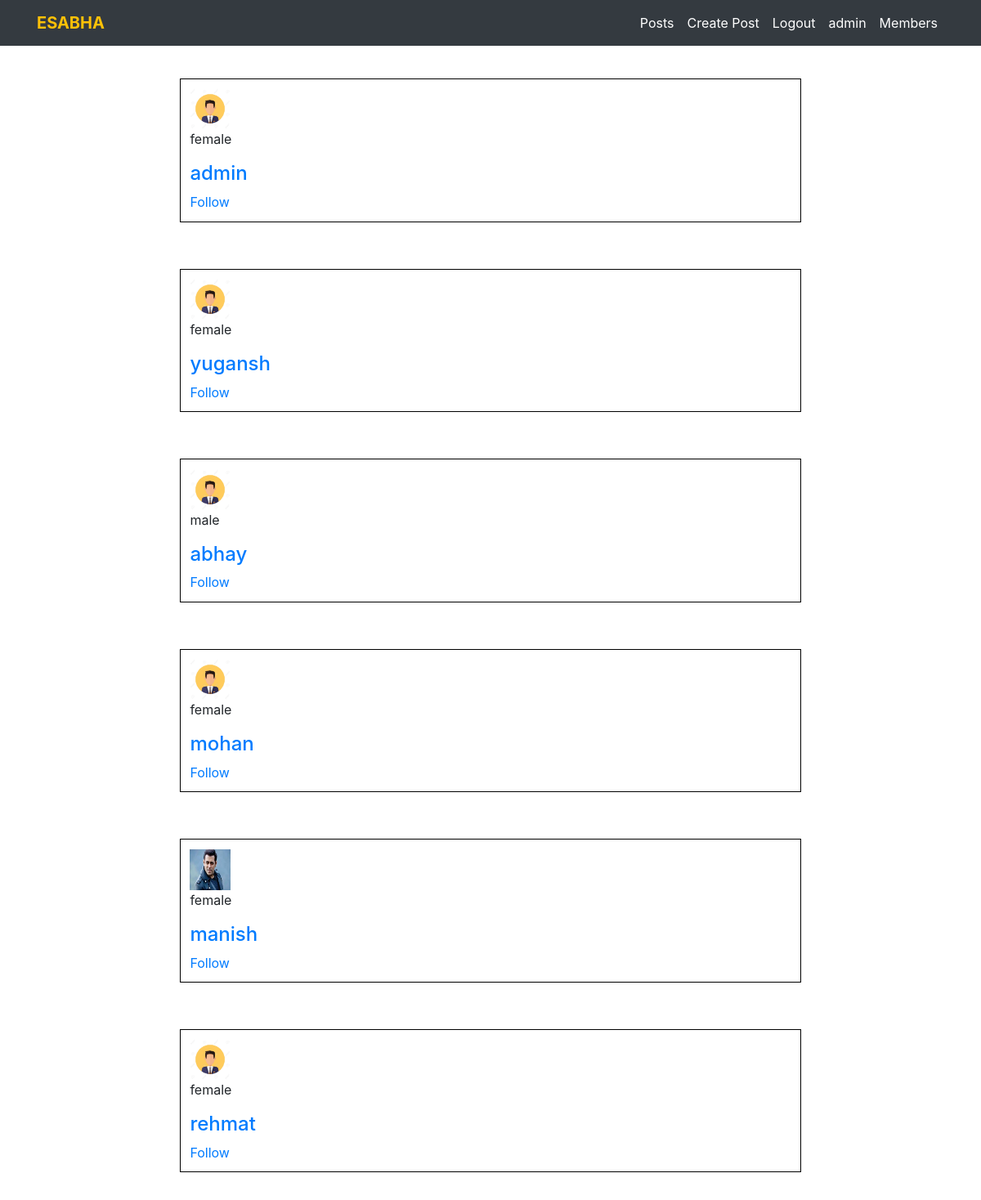
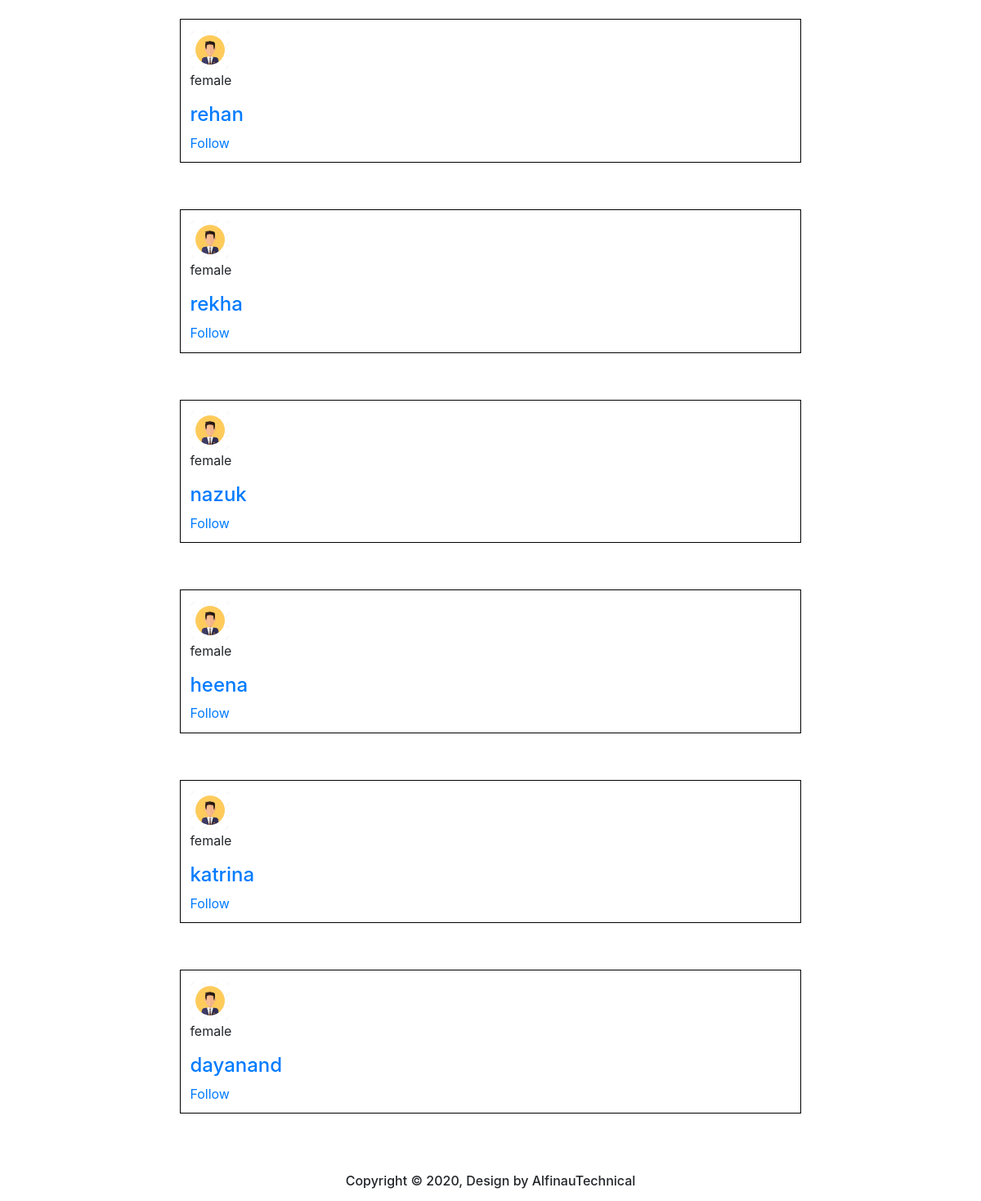
The app's page /profile/ (signed in) with its own data (2 pictures, top to bottom).
### users/models.py (models this page shows, shortened)
class Profile(models.Model):
	user = models.OneToOneField(User,on_delete=models.CASCADE,null=True)
	pic = models.ImageField(default='default.jpg',upload_to='images',null=True,blank=True)
	name = models.CharField(max_length=100,null=True,blank=True)
	age = models.IntegerField(default=18, validators=[MinValueValidator(18)])
	gender = models.CharField(max_length=20, default="female", choices=(("male","male"), ("female","female")))

### users/views.py (the view)
# urls.py: path('',views.ProfileList.as_view(),name='profile'),
class ProfileList(ListView):
	model = Profile
	def get_queryset(self):
		proflist = Profile.objects.all()
		for p1 in proflist:
			p1.followed = False
			ob = FollowUser.objects.filter(profile = p1,followed_by = self.request.user.profile)
			if ob:
				p1.followed = True
		return proflist

### users/templates/users/profile_list.html
{% extends 'posts/base.html' %}
{% block content %}
{% for profile in profile_list %}
  <div class="row">
    <div class="col-2 ">
    </div>
    <div class="col-8" style="width:100%;margin-bottom: 5%;border:1px solid black;padding: 1%;">
      <img src="{{ profile.pic.url }}" alt="pic" style="height: 50px;width: 50px;">
        <p>{{ profile.gender }} </p>
        <a href="{% url 'profile-detail' profile.pk %}"><h4>{{ profile.user }}</h4></a>
      {% if profile.followed %}
      <a href="{% url 'unfollow' profile.id %}">Unfollow</a>
      {% else %}
      <a href="{% url 'follow' profile.id %}">Follow</a>
     {% endif %}
    </div>
  </div>
{% endfor %}
{% endblock %}

### posts/templates/posts/base.html (shortened to what this page needs)
{% load static %}
<!DOCTYPE html>
<html>
<head>
  <link rel="stylesheet" href="https://maxcdn.bootstrapcdn.com/bootstrap/4.0.0/css/bootstrap.min.css">
  <link rel="stylesheet" href="https://cdnjs.cloudflare.com/ajax/libs/font-awesome/4.7.0/css/font-awesome.min.css">
  <link rel="stylesheet" type="text/css" href="{% static 'css/style.css' %}">
</head>
<body >
  <div >
    <nav class="navbar navbar-expand-md bg-dark navbar-dark fixed-top">
      <div class="container">
        <a href="{% url 'home' %}" class="navbar-brand text-warning font-weight-bold">ESABHA</a>
        <div class="collapse navbar-collapse text-center" id="collapsenavbar">
          <ul class="navbar-nav ml-auto">
            <li class="nav-item">
              <a href="{% url 'post-list' %}" class="nav-link text-white">Posts</a>
            </li>
            {% if user.is_authenticated %}
             <li class="nav-item">
              <a href="{% url 'post-create' %}" class="nav-link text-white">Create Post</a>
            </li>
            <li class="nav-item">
              <a href="{% url 'logout' %}" class="nav-link text-white">Logout</a>
            </li>
             <li class="nav-item">
              <a href="{% url 'profile-detail' user.pk %}" class="nav-link text-white">{{ user }}</a>
            </li>
            {% else %}
            <li class="nav-item">
              <a href="{% url 'login' %}" class="nav-link text-white">Login</a>
            </li>
            {% endif %}
            <li class="nav-item">
              <a href="{% url 'profile' %}" class="nav-link text-white">Members</a>
            </li>
          </ul>
        </div>
      </div>
    </nav>
    <div class="container" style="margin-top: 8%;">
      {% block content %}
      {% endblock  %}
    </div>
<div class="container">
  <footer class="footer">
    <h6 class="text-center">Copyright &copy; 2020, Design by  AlfinauTechnical </h6>
  </footer>
</div>
</body>
</html>

### posts/static/css/style.css (style rules this page uses)
.footer { height: 50px; }
.footer h6 { line-height: 50px; }

### records on screen
Profile: pic (placeholder picture), gender "female", user "admin", shows "Follow"
Profile: pic (placeholder picture), gender "female", user "yugansh", shows "Follow"
Profile: pic (placeholder picture), gender "male", user "abhay", shows "Follow"
Profile: pic (placeholder picture), gender "female", user "mohan", shows "Follow"
Profile: pic (picture), gender "female", user "manish", shows "Follow"
Profile: pic (placeholder picture), gender "female", user "rehmat", shows "Follow"
Profile: pic (placeholder picture), gender "female", user "rehan", shows "Follow"
Profile: pic (placeholder picture), gender "female", user "rekha", shows "Follow"
Profile: pic (placeholder picture), gender "female", user "nazuk", shows "Follow"
Profile: pic (placeholder picture), gender "female", user "heena", shows "Follow"
Profile: pic (placeholder picture), gender "female", user "katrina", shows "Follow"
Profile: pic (placeholder picture), gender "female", user "dayanand", shows "Follow"

### other values on screen
{{ user }} "admin"
